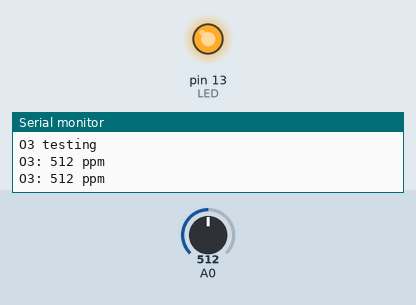
This sketch was run on a simulated Arduino Uno, built with avr-gcc and run on an emulated ATmega328P. Parts: output pins drawn as LEDs (lit = HIGH), the last lines printed to the serial monitor. Inputs (shaded band) come from the test bench; at power-on: A0 = 512.

Above: at 2.8 s.
2.9 s: A0 set to 141
5.6 s: A0 set to 121
At 6.4 s:
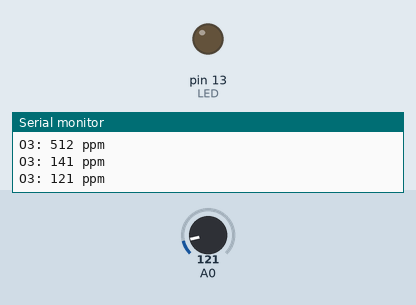
8.3 s: A0 set to 306
At 10.7 s:
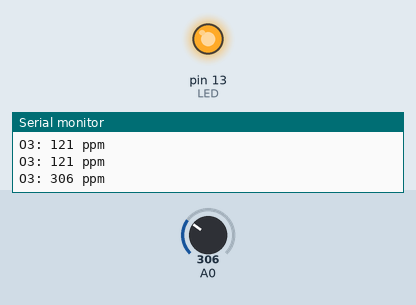
11.5 s: A0 set to 122
At 13.4 s:
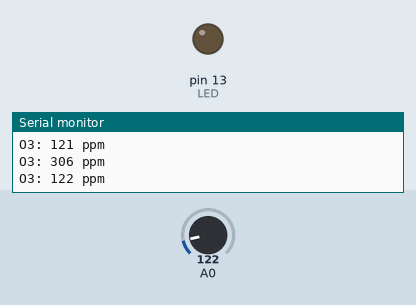
Timing chart, 0 to 14.9 s (numbered marks = the images above; inputs shaded):
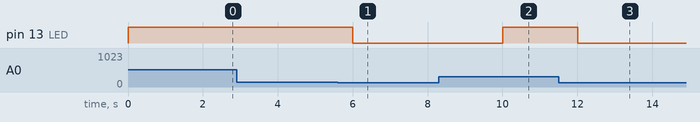

The sketch:

air11_Ozone.ino
```cpp
#define LED 13

void setup() {
  Serial.begin(9600);
  Serial.println("O3 testing");
}

void loop() {
  int O3 = analogRead(A0);
  Serial.print("O3: ");  Serial.print(O3);   Serial.println(" ppm");

  analogWrite(LED, O3);
  delay(2000);
}
```

Measured:
- the behaviour switches between 128 and 127 on A0 (found by bisection; images 0 and 1)
- after the input at 5.6 s, pin 13 (LED): HIGH → LOW after 0.40 s
- after the input at 8.3 s, pin 13 (LED): LOW → HIGH after 1.7 s
- after the input at 11.5 s, pin 13 (LED): HIGH → LOW after 0.50 s
